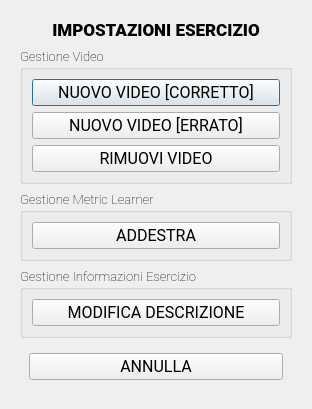
<?xml version="1.0" encoding="UTF-8"?>
<ui version="4.0">
 <class>Dialog</class>
 <widget class="QDialog" name="Dialog">
  <property name="geometry">
   <rect>
    <x>0</x>
    <y>0</y>
    <width>312</width>
    <height>373</height>
   </rect>
  </property>
  <property name="windowTitle">
   <string>Impostazioni Esercizio</string>
  </property>
  <layout class="QHBoxLayout" name="horizontalLayout">
   <item>
    <widget class="QWidget" name="widget" native="true">
     <layout class="QVBoxLayout" name="verticalLayout_2">
      <item>
       <widget class="QLabel" name="label">
        <property name="font">
         <font>
          <family>Roboto Black</family>
          <pointsize>13</pointsize>
         </font>
        </property>
        <property name="text">
         <string>IMPOSTAZIONI ESERCIZIO</string>
        </property>
        <property name="alignment">
         <set>Qt::AlignCenter</set>
        </property>
       </widget>
      </item>
      <item>
       <widget class="QGroupBox" name="groupBox">
        <property name="font">
         <font>
          <family>Roboto Thin</family>
          <pointsize>10</pointsize>
         </font>
        </property>
        <property name="title">
         <string>Gestione Video</string>
        </property>
        <layout class="QVBoxLayout" name="verticalLayout_6">
         <item>
          <widget class="QPushButton" name="pushButton_2">
           <property name="font">
            <font>
             <family>Roboto</family>
             <pointsize>12</pointsize>
            </font>
           </property>
           <property name="text">
            <string>NUOVO VIDEO [CORRETTO]</string>
           </property>
          </widget>
         </item>
         <item>
          <widget class="QPushButton" name="pushButton_6">
           <property name="font">
            <font>
             <family>Roboto</family>
             <pointsize>12</pointsize>
            </font>
           </property>
           <property name="text">
            <string>NUOVO VIDEO [ERRATO]</string>
           </property>
          </widget>
         </item>
         <item>
          <widget class="QPushButton" name="pushButton">
           <property name="font">
            <font>
             <family>Roboto</family>
             <pointsize>12</pointsize>
            </font>
           </property>
           <property name="text">
            <string>RIMUOVI VIDEO</string>
           </property>
          </widget>
         </item>
        </layout>
       </widget>
      </item>
      <item>
       <widget class="QGroupBox" name="groupBox_2">
        <property name="font">
         <font>
          <family>Roboto Thin</family>
          <pointsize>10</pointsize>
         </font>
        </property>
        <property name="title">
         <string>Gestione Metric Learner</string>
        </property>
        <layout class="QVBoxLayout" name="verticalLayout_3">
         <item>
          <widget class="QPushButton" name="pushButton_3">
           <property name="font">
            <font>
             <family>Roboto</family>
             <pointsize>12</pointsize>
            </font>
           </property>
           <property name="text">
            <string>ADDESTRA</string>
           </property>
          </widget>
         </item>
        </layout>
       </widget>
      </item>
      <item>
       <widget class="QGroupBox" name="groupBox_3">
        <property name="font">
         <font>
          <family>Roboto Thin</family>
          <pointsize>10</pointsize>
         </font>
        </property>
        <property name="title">
         <string>Gestione Informazioni Esercizio</string>
        </property>
        <layout class="QVBoxLayout" name="verticalLayout_4">
         <item>
          <widget class="QPushButton" name="pushButton_4">
           <property name="font">
            <font>
             <family>Roboto</family>
             <pointsize>12</pointsize>
            </font>
           </property>
           <property name="text">
            <string>MODIFICA DESCRIZIONE</string>
           </property>
          </widget>
         </item>
        </layout>
       </widget>
      </item>
      <item>
       <widget class="QWidget" name="widget_2" native="true">
        <layout class="QHBoxLayout" name="horizontalLayout_2">
         <item>
          <widget class="QPushButton" name="pushButton_5">
           <property name="font">
            <font>
             <family>Roboto</family>
             <pointsize>12</pointsize>
            </font>
           </property>
           <property name="text">
            <string>ANNULLA</string>
           </property>
          </widget>
         </item>
        </layout>
       </widget>
      </item>
     </layout>
    </widget>
   </item>
  </layout>
 </widget>
 <resources/>
 <connections/>
</ui>
